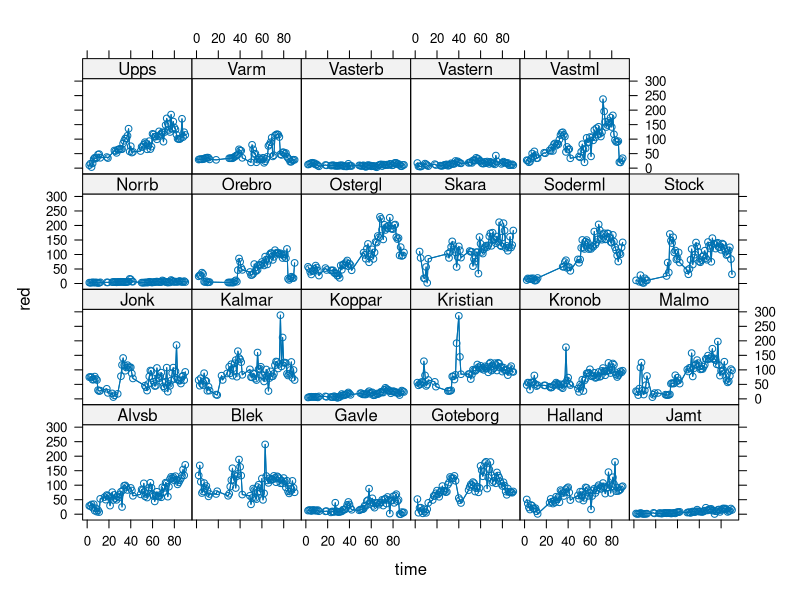
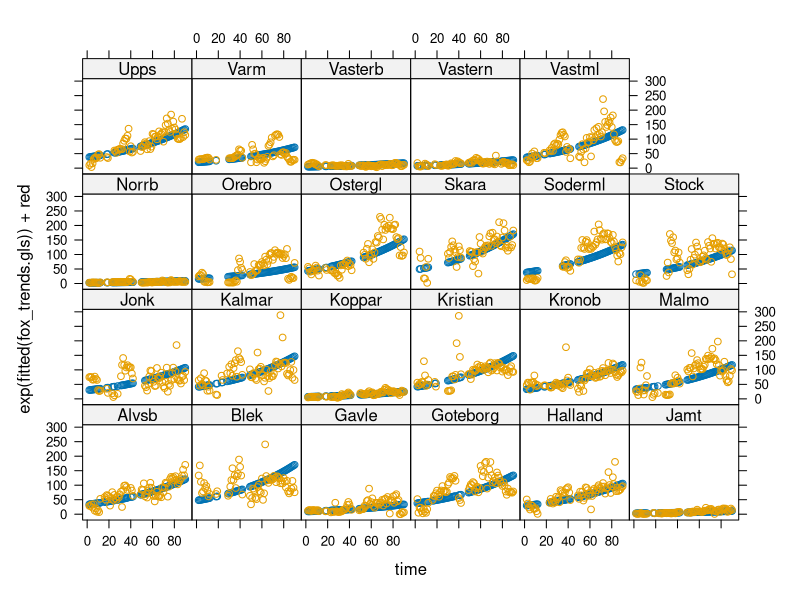
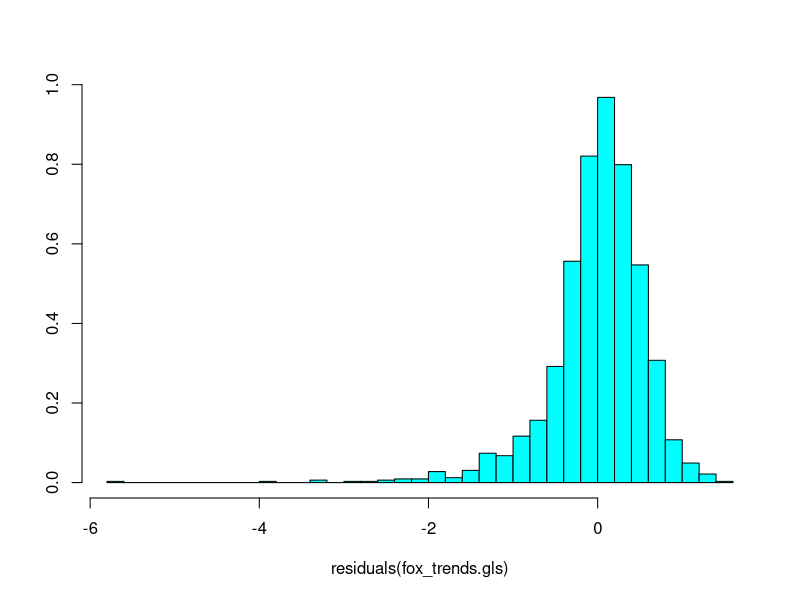
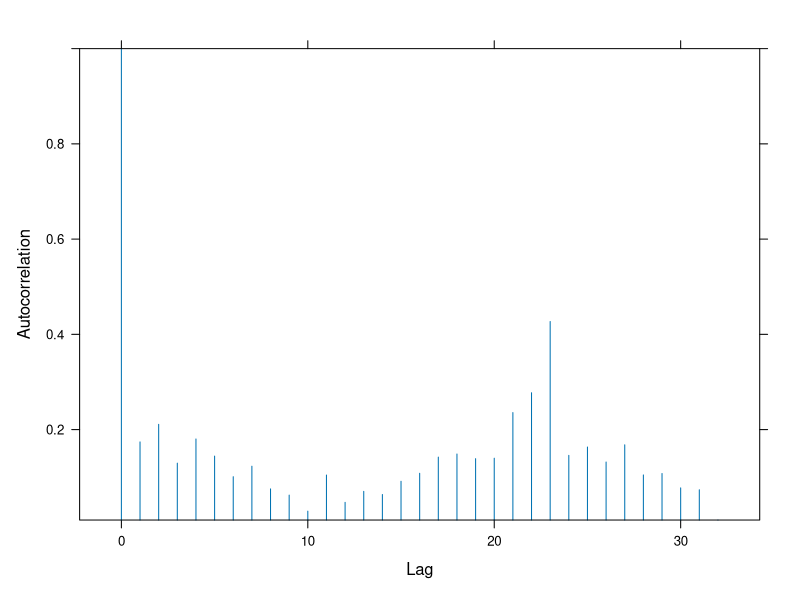
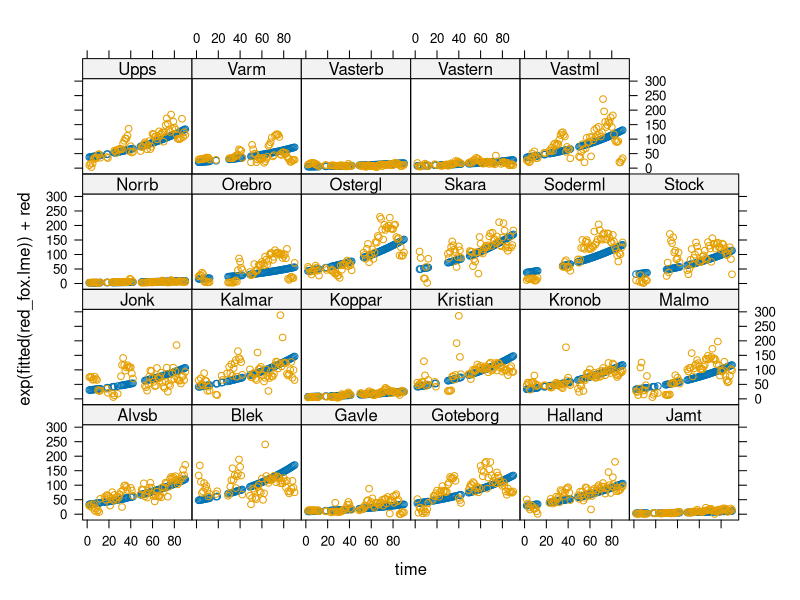
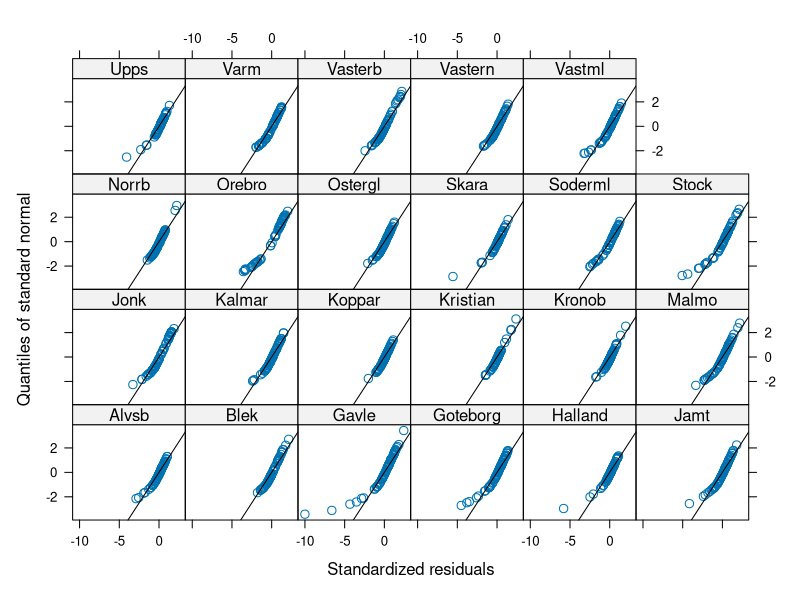
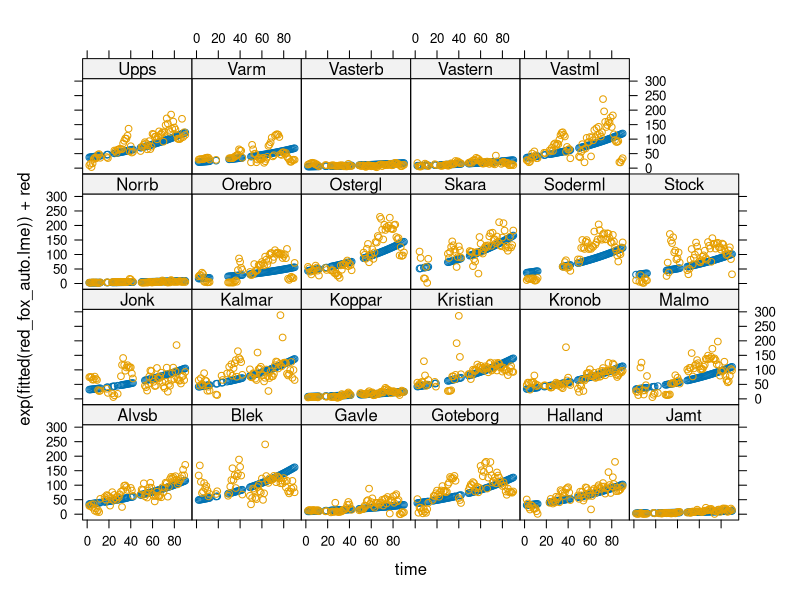
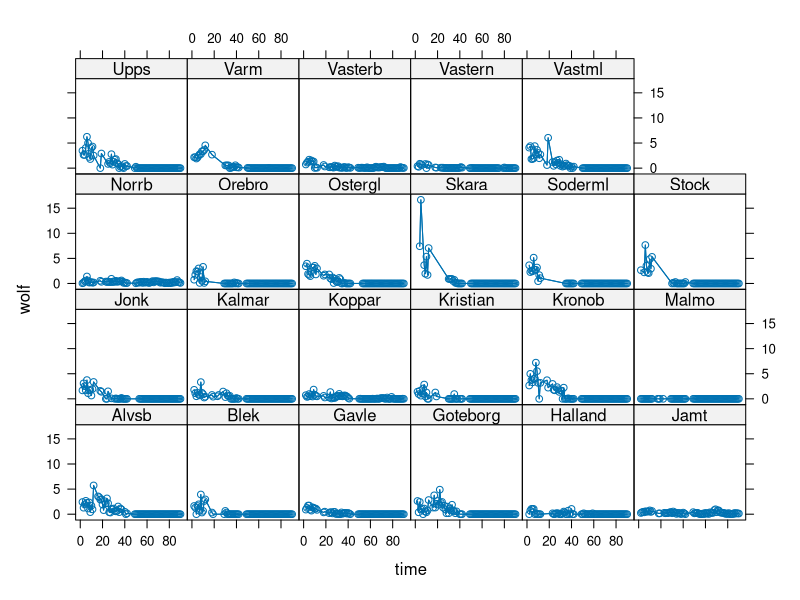

Here is the R script that generated these plots, in order:


# Analysis of Hunting Data from Sweden 1819-1919#
# name: Sophie Carolan

# Nov 2021

# use this code to load the data 

wants <- c("ggfortify", "here", "nlme", "lattice","ggplot2", "MASS")
has   <- wants %in% rownames(installed.packages())
if(any(!has)) install.packages(wants[!has])


library(nlme)
library(lattice)
library(MASS)
library(here)
# load data and check the top 6 rows. 


rawd<-read.csv(here("Data", "sweden_simple.csv"))
head(rawd)



###### copy and past your code below here.......

#Data exploration ####
#plot the number of red fox shot by country 
xyplot(red~time|name, rawd, typ=c("a","b"))

# conventional to model these as a log

#Analysing the Fox Bag
#are there any trends with time and county? To do this we use the gls function from MASS
fox_trends.gls<- gls(log(red)~time+name,rawd)
#to get the output
summary(fox_trends.gls)

#are any predictors significant? 
#YES no * to determine so need to look at numbers manually anything smaller than 0.05 is significant. 

#look at the fitted model by county

xyplot(exp(fitted(fox_trends.gls))+red~time|name, rawd)

#what about the residuals
truehist(residuals(fox_trends.gls))

#not allowed for autocorrelation in the model. = dependence of the response on previous years
#autocorrelation = acf function ####

plot(ACF(fox_trends.gls))

# can see that there is considerable autocorrelation. estimates of significance will be biased upwards
#adjust using the correlation statement
#have to define what sort of correlation exists
#here will use a simple autoregressive which assumes that part of the observed pattern is driven by the last measurement (here and the previous bag)
#we will also assume that this varies by county

fox_trends_auto.gls<-gls(log(red)~time+name, correlation=corAR1(form=~1|name),rawd)
summary(fox_trends_auto.gls)

#phi gives estimate of the serial dependence between measures
#assuming this means how dependant this year is on last year


# Comparing Models ####
#use AIC to compare models
#Akaike Information Criterion = metric used to compare the fit of several regression models
anova(fox_trends.gls,fox_trends_auto.gls)
#lower AIC number is better as means havent' got as much information unaccounted for

#mixed effect modelling ####

#difference in number of fox bags accross counties - don't know why so can make hypothesis on why? 
#unmeasured phenomena

#use lme function to estimate the error due to country --> random effect
red_fox.lme<-lme(log(red)~time, random=~1|name,rawd)
summary(red_fox.lme)
#look at standard deviation for the ransom effect and compare it to that or remaining residuals
#STdev = 0.911 and residual is 0.578
#can account for 0.911/(0.911+0+578)= 0.612 = 61% of the error/residuals because we have accounted for random effects in the county measurements of bag

#look at predicted vs observed ####
xyplot(exp(fitted(red_fox.lme))+red~time|name,rawd)

#investigate the residuals
#done this before in simple regression analyses
#qqnorm function used to abstract the residuals by county and plot a straight line representing that on which the points should fit
qqnorm(red_fox.lme, ~resid(.,type="p")|name, abline=c(0,1))
# p = pearsons correlation

#the autocorrelation that had been made with GLS can be identidied and added to the model by specifying the autocorrelation function
#corAR1 is the simplest

red_fox_auto.lme <-lme(log(red)~time, random=~1|name, correlation=corAR1(form=~1|name), rawd)
red_fox_auto.lme
xyplot(exp(fitted(red_fox_auto.lme))+red~time|name,rawd)

#now test to see if the model is better for inclusion of autocorrelation

anova(red_fox.lme,red_fox_auto.lme)


#repeat for the wolf and the lynx
#how do these results compare with those of the red fox
#note that you will have to add +1 to logged data for wolves/lynx as there are many zeroes
#you may choose to merge lynx and wolf into one variable top predators



# Wolf Data exploration  ####
#plot the number of red fox shot by country 
xyplot(wolf~time|name, rawd, typ=c("a","b"))

# conventional to model these as a log

#Analyzing the wolf Bag
#are there any trends with time and county? To do this we use the gls function from MASS
wolf_trends.gls<- gls(log(wolf+1)~time+name,rawd)
#to get the output
summary(wolf_trends.gls)

#are any predictors significant? 
#YES there are no * to determine so need to look at numbers manually anything smaller than 0.05 is significant. 

#look at the fitted model by county

xyplot(exp(fitted(wolf_trends.gls))+wolf~time|name, rawd)

#what about the residuals
truehist(residuals(wolf_trends.gls))

#not allowed for autocorrelation in the model. = dependence of the response on previous years
#autocorrelation = acf function ####

plot(ACF(wolf_trends.gls))

# can see that there is considerable autocorrelation. estimates of significance will be biased upwards
#adjust using the correlation statement
#have to define what sort of correlation exists
#here will use a simple autoregressive which assumes that part of the observed pattern is driven by the last measurement (here and the previous bag)
#we will also assume that this varies by county

wolf_trends_auto.gls<-gls(log(wolf+1)~time+name, correlation=corAR1(form=~1|name),rawd)
summary(wolf_trends_auto.gls)

#phi gives estimate of the serial dependence between measures



# Comparing Models Wolf ####
#use AIC to compare models
#Akaike Information Criterion = metric used to compare the fit of several regression models
anova(wolf_trends.gls,wolf_trends_auto.gls)


#mixed effect modelling ####

#difference in number of fox bags accross counties - don't know why so can make hypothesis on why? 
#unmeasured phenomena

#use lme function to estimate the error due to country --> random effect
wolf.lme<-lme(log(wolf+1)~time, random=~1|name,rawd)
summary(wolf.lme)
#look at standard deviation for the ransom effect and compare it to that or remaining residuals
#STdev = 0.911 and residual is 0.578
#can account for 0.098/(0.098+0,301 = 0.612 = 24% of the error/residuals because we have accounted for random effects in the county measurements of bag

#look at predicted vs observed ####
xyplot(exp(fitted(wolf.lme))+wolf~time|name,rawd)

#investigate the residuals
#done this before in simple regression analyses
#qqnorm function used to abstract the residuals by county and plot a straight line representing that on which the points should fit
qqnorm(wolf.lme, ~resid(.,type="p")|name, abline=c(0,1))
# p = pearsons correlation

#the autocorrelation that had been made with GLS can be identidied and added to the model by specifying the autocorrelation function
#corAR1 is the simplest

wolf_auto.lme <-lme(log(wolf+1)~time, random=~1|name, correlation=corAR1(form=~1|name), rawd)
summary(wolf_auto.lme)
#now test to see if the model is better for inclusion of autocorrelation

anova(wolf.lme,wolf_auto.lme)

# Repeat for Lynx ####

#Data exploration Lynx ####
#plot the number of Lynx shot by country 
xyplot(lynx~time|name, rawd, typ=c("a","b"))

# conventional to model these as a log

#Analysing the Fox Bag
#are there any trends with time and county? To do this we use the gls function from MASS
lynx_trends.gls<- gls(log(lynx+1)~time+name,rawd)
#to get the output
summary(lynx_trends.gls)

#are any predictors significant? 
#YES no * to determine so need to look at numbers manually anything smaller than 0.05 is significant. 

#look at the fitted model by county

xyplot(exp(fitted(lynx_trends.gls))+lynx~time|name, rawd)

#what about the residuals
truehist(residuals(lynx_trends.gls))

#not allowed for autocorrelation in the model. = dependence of the response on previous years
#autocorrelation = acf function ####

plot(ACF(lynx_trends.gls))

# can see that there is considerable autocorrelation. estimates of significance will be biased upwards
#adjust using the correlation statement
#have to define what sort of correlation exists
#here will use a simple autoregressive which assumes that part of the observed pattern is driven by the last measurement (here and the previous bag)
#we will also assume that this varies by county

lynx_trends_auto.gls<-gls(log(lynx+1)~time+name, correlation=corAR1(form=~1|name),rawd)
summary(lynx_trends_auto.gls)

#phi gives estimate of the serial dependence between measures



# Comparing Models Lynx ####
#use AIC to compare models
#Akaike Information Criterion = metric used to compare the fit of several regression models
anova(lynx_trends.gls,lynx_trends_auto.gls)


#mixed effect modelling ####

#difference in number of lynx bags across counties - don't know why so can make hypothesis on why? 
#unmeasured phenomena

#use lme function to estimate the error due to country --> random effect
lynx.lme<-lme(log(lynx+1)~time, random=~1|name,rawd)
summary(lynx.lme)
#look at stadard deviation for the ransom effect and compare it to that or remaining residuals
#STdev = 0.133 and residual is 0.248
#can account for 0.133/(0.133+0,248)= 0.0.349 = 35% of the error/residuals because we have accounted for random effects in the county measurements of bag

#look at predicted vs observed ####
xyplot(exp(fitted(lynx.lme))+lynx~time|name,rawd)





#investigate the residuals
#done this before in simple regression analyses
#qqnorm function used to abstract the residuals by county and plot a straight line representing that on which the points should fit
qqnorm(lynx.lme, ~resid(.,type="p")|name, abline=c(0,1))
# p = pearsons correlation

#the autocorrelation that had been made with GLS can be identified and added to the model by specifying the autocorrelation function
#corAR1 is the simplest

lynx_auto.lme <-lme(log(lynx+1)~time, random=~1|name, correlation=corAR1(form=~1|name), rawd)
summary(lynx_auto.lme)
#now test to see if the model is better for inclusion of autocorrelation

anova(lynx.lme,lynx_auto.lme)



